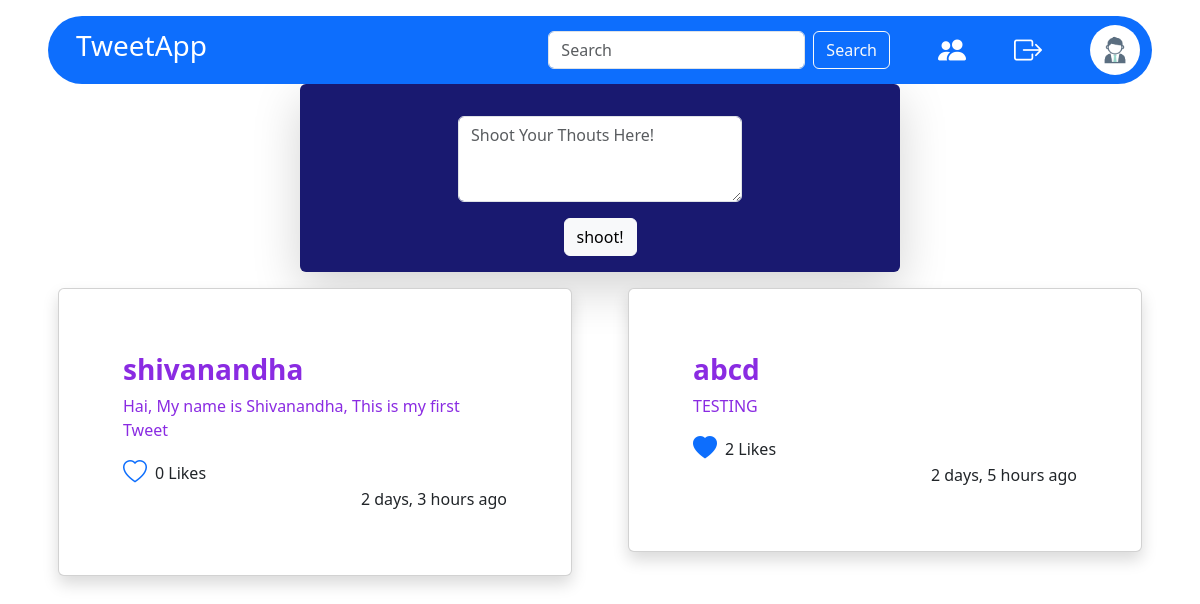
The app's page /feeds/ (signed in) with its own data.
### user/models.py (models this page shows, shortened)
class UserProfile(models.Model):
    bio = models.CharField(max_length=50, default="Hey! I'm Gonna Shoot you :D")
    avatar = models.ImageField(upload_to="media", default="defaultprofile.jpg")
    user = models.OneToOneField(User, on_delete=models.CASCADE)
    followers = models.ManyToManyField(User, related_name="followers", null=True, blank=True)

class Posts(models.Model):
    tweet = models.CharField(max_length=200)
    slug = models.SlugField(null=True)
    updated = models.DateTimeField(auto_now=True)
    created = models.DateTimeField(auto_now_add=True)
    likes = models.ManyToManyField(User, related_name="liked_posts", null=True, blank=True)
    user = models.OneToOneField(User, on_delete=models.CASCADE)
    class Meta:
        ordering = ['-created']
    def __str__(self) -> str:
        return self.tweet
    def likes_count(self):
        return self.likes.count()

### user/views.py (the view, shortened to what this page needs)
# urls.py: path('feeds/', views.FeedView.as_view(), name="feeds"),
class FeedView(LoginRequiredMixin, CreateView):
    login_url = "/login/"
    redirect_field_name = "login"
    model = Posts
    template_name = "feed.html"
    success_url = reverse_lazy('feeds')
    form_class = CreateTweet
    def get_context_data(self, **kwargs):
        context = super().get_context_data(**kwargs)
        search = self.request.GET.get('search')
        if search:
            self.request.session['search'] = search
            context['posts'] = Posts.objects.filter(user__in=[i for i in UserProfile.objects.get(user=self.request.user).followers.all()]).filter(user__username__icontains=search)
        else:
            self.request.session.delete('search')
            print("came hereee")
            context['posts'] = Posts.objects.filter(user__in=[i for i in UserProfile.objects.get(user=self.request.user).followers.all()])
        return context

### user/forms.py
class CreateTweet(ModelForm):
    class Meta:
        model = Posts
        fields = ['tweet']
        widgets = {
            "tweet": forms.Textarea(attrs={"class": "form-control", "rows": "3", "placeholder": "Shoot Your Thouts Here!"})
        }

### templates/feed.html
{% include 'header.html' %}
{% if request.path == '/feeds/'%}
<div class="container w-50 shadow-lg p-3 rounded text-center" style="background-color: midnightblue;">
    <div class="col-6 mx-auto">
        <form method="post" class="mt-3" action="">{% csrf_token %}
            {{form.tweet}}
            <input type="submit" value="shoot!" class="btn btn-light mt-3">
        </form>
    </div>
</div>
{% endif %}
<div class="container">
    <div class="row">
        {% for i in posts %}
        <div class="col-6 mx-auto">
            <div class="card shadow m-3 p-5">
                <a href="{% url 'viewtweet' i.slug %}" style="text-decoration: none; color: blueviolet;">
                    <div class="card-body">
                        <div class="card-title">
                            <h3 class="fw-bold">{{i.user.username}}</h3>
                        </div>
                        <div class="cardtext">
                            {{i}}
                        </div>
                        <div class="mt-3 my-auto d-flex align-items-center">
                            <a href="{% url 'like' i.slug %}">
                                {% if request.user in i.likes.all %}
                                <i class="bi bi-heart-fill h4 me-2"></i>
                                {% else %}
                                <i class="bi bi-heart h4 me-2"></i>
                                {% endif %}
                            </a>{{ i.likes_count }}
                            Likes
                        </div>
                        <div class="text-end">
                            {{i.created|timesince}} ago
                        </div>
                    </div>
                </a>
            </div>
        </div>
        {% endfor %}
    </div>
</div>

### templates/header.html (shortened to what this page needs)
{% extends 'base.html' %}
{% block content %}
<nav class="navbar navbar-expand-lg navbar-light bg-primary ms-5 me-5 mt-3 rounded-pill">
    <div class="container-fluid">
        <a class="navbar-brand text-white ms-3" href="{% url 'feeds' %}">
            <h3>TweetApp</h3>
        </a>
        <div class="collapse navbar-collapse" id="navbarScroll">
            {% if request.path == "/feeds/" or request.path == "/followers/" %}
            <form class="d-flex me-5" method="get" action="">
                <input class="form-control me-2" type="search" name="search" value="{{request.session.search}}"
                    placeholder="Search" aria-label="Search">
                <button class="btn btn-outline-light" type="submit">Search</button>
            </form>
            {% endif %}
            <a href="{% url 'followers' %}"><i class="bi bi-people-fill h3 text-white me-5"></i></a>
            <a href="{% url 'logout' %}" class="text-white" style="text-decoration: none;"><i
                    class="bi bi-box-arrow-right h3 me-5"></i></a>
            <a href="{% url 'profile' %}"><img src="{{ request.user.userprofile.avatar.url }}" width="50" height="50"
                    style="border-radius: 50%;"></a>
        </div>
    </div>
</nav>
{% endblock %}

### records on screen
Posts: user.username "shivanandha", tweet "Hai, My name is Shivanandha, This is my first Tweet", likes_count "0", created "2 days, 3 hours"
Posts: user.username "abcd", tweet "TESTING", likes_count "2", created "2 days, 5 hours"
